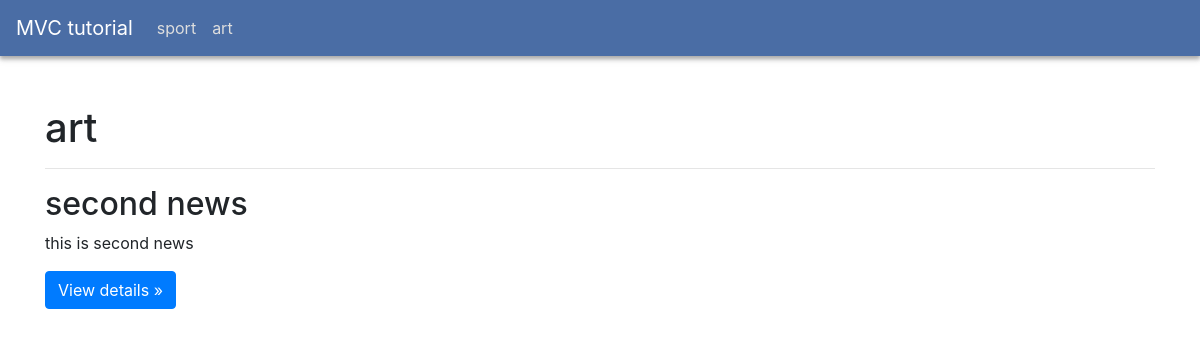
Page /home/category/2 on the earlier database version.
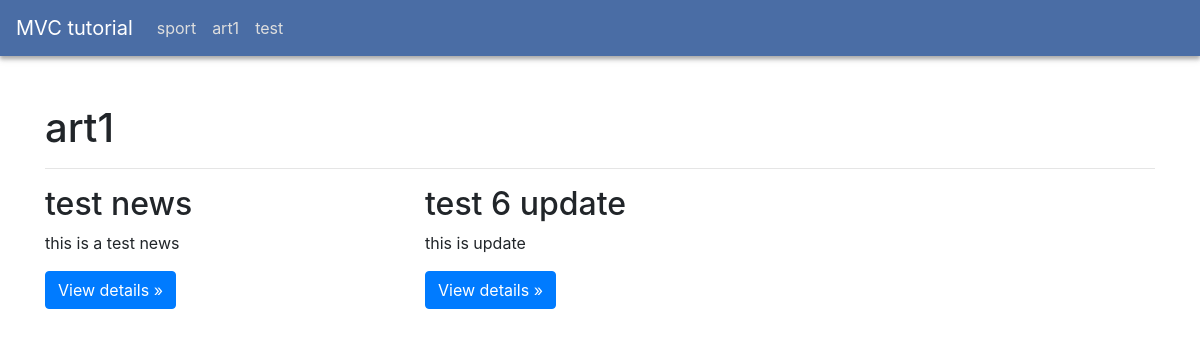
Same page on the later database version.
### tables this page shows
CREATE TABLE `categories` (
  `id` int(11) NOT NULL,
  `name` varchar(255) NOT NULL
);

CREATE TABLE `articles` (
  `id` int(11) NOT NULL,
  `title` varchar(255) NOT NULL,
  `summary` varchar(255) NOT NULL,
  `body` text NOT NULL,
  `cat_id` int(11) NOT NULL,
  `created_at` bigint(20) NOT NULL
);

### application/controllers/Home.php (called while the page is built, shortened)
<?php
class Home extends Controller{
    public function category($id)
    {
        $articleObj = new Article();
        $articles = $articleObj->getAllArticlesFromCategory($id);
        $categoryObj = new Category();
        $category = $categoryObj->getCategoryDetails($id);
        $categories = $categoryObj->all();
        $this->view("template.category",compact("articles","category","categories"));
    }
}
?>

### index.php (called while the page is built, shortened)
<?php
require_once(ROOT."system/bootstrap/Autoload.php");
$url =(isset($_GET['url']))?trim($_GET['url'],"/"):"home/index";
$router = new myRouter();
$router->routeMe($url);
?>

### system/bootstrap/Autoload.php (called while the page is built, shortened)
<?php
class Autoload{
    public function load()
    {
        spl_autoload_register(function($class){
            $class = str_replace("\\","/",$class);
        });
    }
}
?>

### application/models/Category.php (called while the page is built, shortened)
<?php
class Category extends Model{
    public function all()
    {
        $sql = "SELECT * FROM `categories`;";
        $result = $this->select($sql)->fetchAll();
        return $result;
    }
    public function getCategoryDetails($id)
    {
        $sql = "SELECT * FROM `categories` WHERE id=:id;";
        $params = array(":id"=>$id);
        $result = $this->select($sql,$params)->fetch();
        return $result;
    }
}
?>

### application/models/Model.php (called while the page is built, shortened)
<?php
class Model{
    protected $connection;
    public function __construct()
    {
        if(!isset($this->connection)){
            try{
                $this->connection = new PDO("mysql:host=".HOST.";dbname=".DBNANE.";", USERNAME, PASSWORD);
            }catch(PDOException $e){
                echo "Error in connect to database. reason : ".$e->getMessage();
                die;
            }
        }
    }
    protected function select($sql,$params = NULL)
    {
        if($params === NULL){
            return $this->connection->query($sql);
        }else{
            $stmt = $this->connection->prepare($sql);
            foreach($params as $key=>$val){
                $stmt->bindValue($key,$val);
            }
            $stmt->execute();
            return $stmt;
        }
    }
    private function closeConnection(){
        $this->connection = NULL;
    }
}
?>

### application/models/Article.php (called while the page is built, shortened)
<?php
class Article extends Model{
    public function getAllArticlesFromCategory($id)
    {
        $sql = "SELECT * FROM `articles` WHERE cat_id=:cat_id;";
        $params = array(":cat_id"=>$id);
        $result = $this->select($sql,$params)->fetchAll();
        return $result;
    }
}
?>

### application/views/template/category.php (the view, shortened to what this page needs)
<?php
    $this->include("template.layout.header",compact("categories"));
    ?>
    <section class="container my-5">
        <section class="row">
            <section class="col-12">
                <h1><?=$category['name']?></h1>
                <hr>
            </section>
        </section>
        <section class="row">
            <?php
            foreach ($articles as $article) {
                ?>
            <section class="col-md-4">
                <h2><?=$article['title']?></h2>
                <p><?=$article['summary']?></p>
                <p><a class="btn btn-primary" href="<?php echo BASE_URL."home/show/".$article['id']?>" role="button">View details »</a></p>
            </section>
            <?php
            }
            ?>
        </section>
    </section>

### application/views/template/layout/header.php (shortened to what this page needs)
<!DOCTYPE html>
<html lang="en">
<head>
    <link rel="stylesheet" href="<?php echo BASE_URL.'public/css/bootstrap.min.css' ?>" media="all" type="text/css">
    <link rel="stylesheet" href="<?php echo BASE_URL.'public/css/style.css'?>" media="all" type="text/css">
</head>
<body>
<section id="app">
    <nav class="navbar navbar-expand-lg navbar-dark  bg-blue">
        <a class="navbar-brand" href="<?php echo BASE_URL ?>">MVC tutorial</a>
        <div class="collapse navbar-collapse" id="navbarSupportedContent">
            <ul class="navbar-nav mr-auto">
                <?php
                foreach($categories as $menuCategory){
                ?>
                <li class="nav-item">
                    <a class="nav-link" href="<?php echo BASE_URL."home/category/".$menuCategory['id'] ?>"><?=$menuCategory['name']?></a>
                </li>
                <?php
                }
                ?>
            </ul>
        </div>
    </nav>

Differences in the rows shown:
no longer on this page (row edited): articles: title "second news", summary "this is second news"
changed categories: name "art" → "art1"
added categories: name "test"
added articles: title "test news", summary "this is a test news"
added articles: title "test 6 update", summary "this is update"
